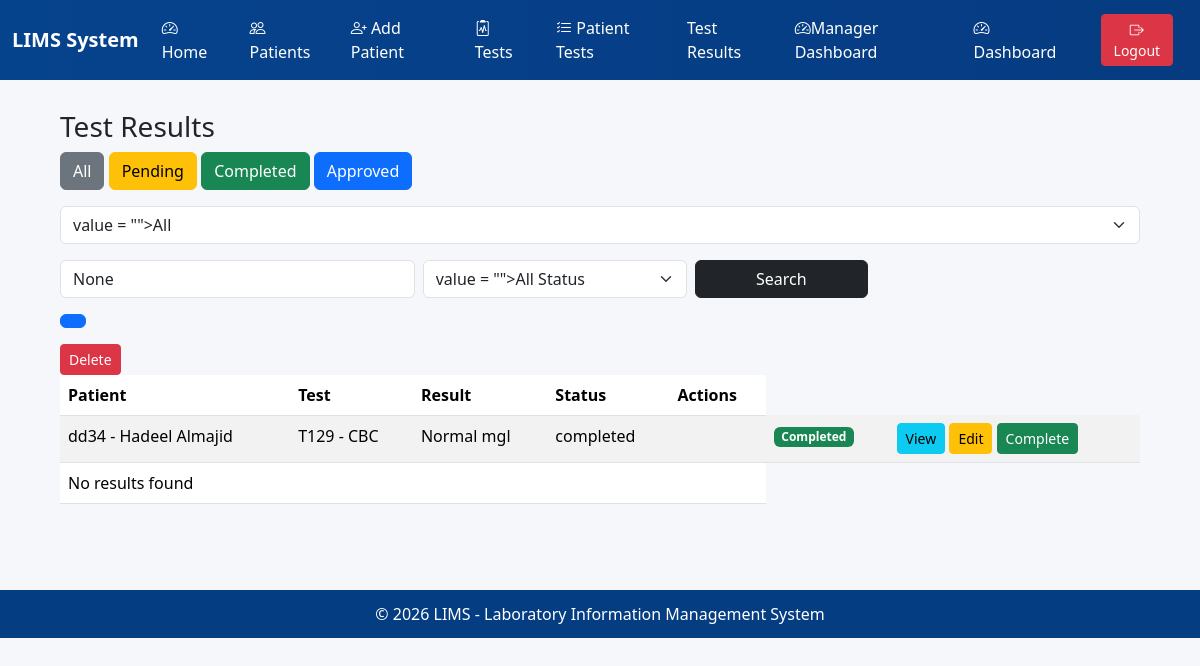
/testresult/, run on an earlier commit of the app's database.
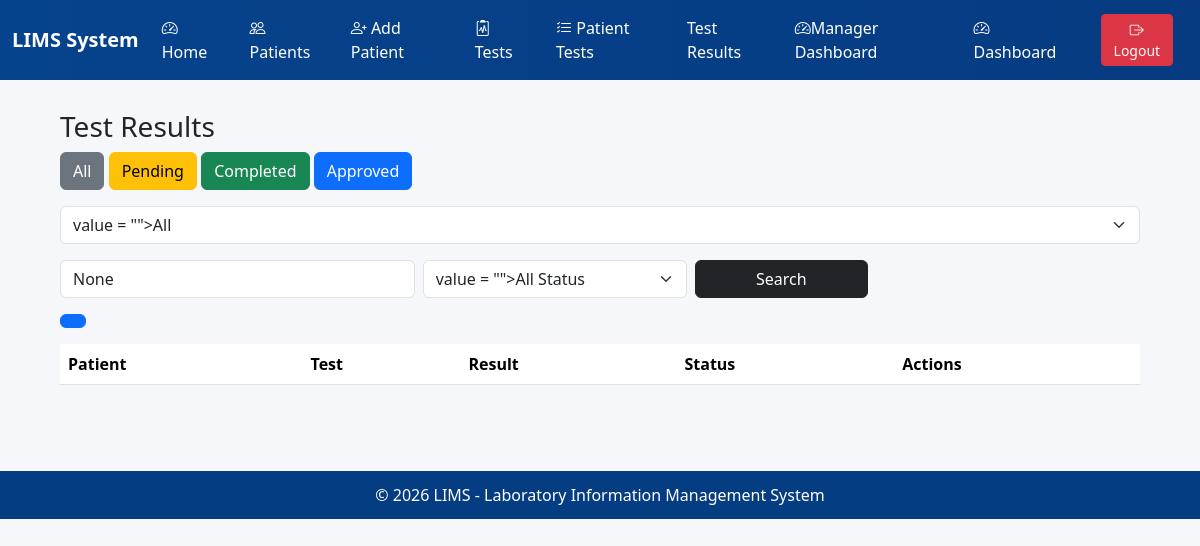
And on a later commit of the database.
### core/models.py (models this page shows, shortened)
class TestResult(models.Model):
    patienttest = models.OneToOneField( PatientTest,on_delete=models.CASCADE )
    wbc = models.FloatField("WBC", null=True, blank=True)
    rbc = models.FloatField("RBC", null=True, blank=True)
    hemoglobin = models.FloatField("Hemoglobin", null=True, blank=True)
    hematocrit = models.FloatField("Hematocrit", null=True, blank=True)
    platelets = models.FloatField("Platelets", null=True, blank=True)
    result_valu = models.CharField(max_length=100)
    unit = models.CharField(max_length=50, blank=True)
    reference_range = models.CharField(max_length=100, blank=True)
    STATUS_CHOICES = [
        ('pending', 'Pending'),
        ('completed', 'Completed'),
        ('approved', 'Approved'),
    ]
    status = models.CharField(
        max_length=20,
        choices=STATUS_CHOICES,
        default='pending'
    )
    completed_by = models.ForeignKey(
        settings.AUTH_USER_MODEL,
        on_delete=models.SET_NULL,
        null=True,
        blank=True,
        related_name='completed_results'
    )
    completed_at = models.DateTimeField(null=True, blank=True)
    approved_by = models.ForeignKey(
        User,
        on_delete=models.SET_NULL,
        null=True,
        blank=True,
        related_name='approved_results'
    )
    approved_at = models.DateTimeField(null=True, blank=True)
    created_at = models.DateTimeField(auto_now_add=True)
    class Meta:
         permissions =[("approve_testresult", "Can approve testresult"),]

class PatientTest(models.Model):
     id = models.BigAutoField(primary_key=True)
     patient = models.ForeignKey(Patient, on_delete=models.CASCADE, related_name='patient_tests')
     test = models.ForeignKey(Test, on_delete=models.PROTECT, related_name='test_records')
     sample_identifier = models.CharField(max_length=80, blank=True, null=True, help_text="Sample ID if lab uses one")
     request_date = models.DateTimeField(auto_now_add=True)
     result_date = models.DateTimeField(auto_now_add=True)
     result_valu = models.CharField(max_length=200, blank=True, null=True)
     result_text = models.TextField(blank=True, null=True)
     performed_by = models.CharField(max_length=120, blank=True, null=True)
     discount_percent = models.DecimalField(max_digits=5, decimal_places=2,
    default=Decimal('0.00'), validators=[MinValueValidator(Decimal('0.00')),
     MaxValueValidator(Decimal('100.00'))], help_text="Discount as percent (0-100)")
     price_snapshot = models.DecimalField(max_digits=10, decimal_places=2, blank=True, null=True,
    validators=[MinLengthValidator(Decimal('0.00'))], help_text="Price at time request (copied from Test.price)")
     total_price = models.DecimalField(max_digits=10, decimal_places=2, blank=True, null=True, help_text="Computed price after discount")
     created_at = models.DateTimeField(auto_now_add=True)
     status = models.CharField( max_length=20, choices=STATUS_CHOICES, default='pending')
     class Meta:
          verbose_name = "PatientTest"
          verbose_name_plural = "PatientTest"
          ordering = ['-request_date']
          indexes = models.Index(fields=['patient', 'test']), models.Index(fields=['request_date'])

class Patient(models.Model):
    id = models.BigAutoField(primary_key=True)
    test_subject_id = models.CharField(max_length=50, unique=True, blank=True)
    national_id = models.CharField(max_length=30, unique=True, blank=True, null=True)
    first_name = models.CharField(max_length=120)
    middle = models.CharField(max_length=120, blank=True, null=True)
    last_name = models.CharField(max_length=120)
    date_of_birth = models.DateTimeField(blank=True, null=True)
    GENDER_CHOICES = [('M', 'Male'), ('F', 'Female'), ('O', 'Other'), ('U', 'Unknown')]
    gender = models.CharField(max_length=1, choices=GENDER_CHOICES, default='U')
    blood_group = models.CharField(max_length=3, blank=True, null=True)
    phone = models.CharField(max_length=30, blank=True, null=True)
    email = models.EmailField(blank=True, null=True)
    address = models.TextField(blank=True, null=True)
    emergency_contact = models.CharField(max_length=120, blank=True, null=True)
    registration_date = models.DateTimeField(auto_now_add=True)
    last_update = models.DateTimeField(auto_now=True)
    notes = models.TextField(blank=True, null=True)
    class Meta:
        verbose_name = "Patient"
        verbose_name_plural = "Patients"
        ordering = ['-registration_date']
        indexes = [
            models.Index(fields=['test_subject_id']),
            models.Index(fields=['national_id']),
            models.Index(fields=['last_name', 'first_name']),
        ]
    def __str__(self):
        return f"{self.test_subject_id} - {self.first_name} {self.last_name}"

class Test(models.Model):
        id = models.BigAutoField(primary_key=True)
        test_code = models.CharField(max_length=30, unique=True, help_text="Unique test code, e.g, CBC, GLU, CHOL")
        test_name = models.CharField(max_length=150, help_text="Full name of the test (e.g. Complete,Blood Count)")
        department = models.CharField(max_length=100, help_text="Department(e.g, Hematologe, Biochemistry, Immunology)")
        sample_type = models.CharField(max_length=50, blank=True, null=True, help_text="e.g, Boold, Serum, Urine")
        unit = models.CharField(max_length=30, blank=True, null=True, help_text="Measurement unit (e.g. mg/dL, IU/L)")
        reference_range = models.CharField(max_length=120, blank=True, null=True, help_text="Example: 4.5 - 10.0 *10^9/L")
        price = models.DecimalField(max_digits=10, decimal_places=2, default=Decimal('0.00'), validators=[MinValueValidator(Decimal('0.00'))], help_text="Cost of the test")
        turnaround_time_hours = models.PositiveBigIntegerField(default=24, help_text="Expected time to complete (in hours)")
        active = models.BooleanField(default=True, help_text="Set to False to deactivativate the test")
        instructions = models.TextField(blank=True, null=True)
        created_at = models.DateTimeField(auto_now_add=True)
        last_update = models.DateTimeField(auto_now=True)
        class Meta:
            verbose_name = "Test"
            verbose_name_plural = "Tests"
            ordering = ['department', 'test_name']
            indexes = [
                models.Index(fields=['test_code']),
                models.Index(fields=['test_name']),
         ]
        def __str__(self):
                return f"{self.test_code} - {self.test_name}"

### core/views.py (the view)
# urls.py: path('testresult/', views.testresult_list, name='testresult_list'),
def testresult_list(request):
    results = TestResult.objects.all().order_by('-id')
    results = TestResult.objects.select_related(
        'patienttest',
        'patienttest__patient',
        'patienttest__test'
    )
    status = request.GET.get('status')
    search = request.GET.get('search')
    paginator = Paginator(results, 5)  # 5 نتائج بكل صفحة
    page_number = request.GET.get('page')
    page_obj= paginator.get_page(page_number)
    if status:
        results = results.filter(status=status)
    if search:
        results = results.filter(
            patienttest__patient__first_name__icontains=search
        )
    context = {
        'result': page_obj,
        'result': results,
        'status': status,
        'search': search,
    }
    return render(request, 'core/testresult_list.html', context)

### core/templates/core/testresult_list.html (shortened to what this page needs)
{% extends "base.html" %}
{% block content %}
<h3>Test Results</h3>
<div class="mb-3">
    <a href="{% url 'core:testresult_list' %}" class="btn btn-secondary">All</a>
    <a href="?status=pending" class="btn btn-warning">Pending</a>
    <a href="?status=completed" class="btn btn-success">Completed</a>
    <a href="?status=approved" class="btn btn-primary">Approved</a>
</div>
<form method="get" class="mb-3">
    <select name="status" class="form-select" onchange="this.form.submit()">
        <option> value = "">All</option>
    </select>
</form>
<form method="get" class="row g-2 mb-3">
    <div class="col-md-4">
        <input type="text" name="search" value="{{ search }}" class="form-control" placeholder="Search patient name">
    </div>
    <div class="col-md-3">
        <select name="status" class="form-select">
            <option> value = "">All Status</option>
        </select>
    </div>
    <div class="col-md-2">
        <button class="btn btn-dark w-100">Search</button>
    </div>
</form>
<table class="table table-striped">
    <thead>
        <tr>
            <th>Patient</th>
            <th>Test</th>
            <th>Result</th>
            <th>Status</th>
            <th>Actions</th>
        </tr>
    </thead>
    <tbody>
        <nav>
            <ul class="pagination">
                <li class="page-item active">
                    <span class="page-link">
                    </span>
                </li>
            </ul>
        </nav>
        {% for r in result %}
        <tr>
            <td>{{ r.patienttest.patient }}</td>
            <td>{{ r.patienttest.test }}</td>
            <td>{{ r.result_valu }} {{ r.unit }}</td>
            <td>{{ r.status }}</td>
            <td>
            <td>
                {% if r.status == 'pending' %}
                <span class="badge bg-warning">Pending</span>
                {% elif r.status == 'completed' %}
                <span class="badge bg-success">Completed</span>
                {% else %}
                <span class="badge bg-primary">Approved</span>
                {% endif %}
            </td>
            </td>
            {% if r.status != 'approved' %}
            <a class="btn btn-sm btn-danger" href="{% url 'core:testresult_delete' r.pk %}">
                Delete
            </a>
            {% endif %}
            <td>
                <a class="btn btn-sm btn-info" href="{% url 'core:testresult_detail' r.pk %}">
                    View
                </a>
                {% if r.status != 'approved' %}
                <a href="{% url 'core:testresult_update' r.id %}" class="btn btn-sm btn-warning">Edit</a>
                {% endif %}
                <a class="btn btn-sm btn-success" href="{% url 'core:testresult_complete' r.pk %}">
                    Complete
                </a>
            </td>
        <tr>
            <td colspan="5">No results found</td>
        </tr>
        {% endfor %}
    </tbody>
</table>
{% endblock %}

What changed in the data, as far as the page shows it:
removed TestResult: patienttest.patient "dd34 - Hadeel Almajid", patienttest.test "T129 - CBC", result_valu "Normal", unit "mgl", status "completed", shows "Completed", shows "Delete", shows "Edit"
